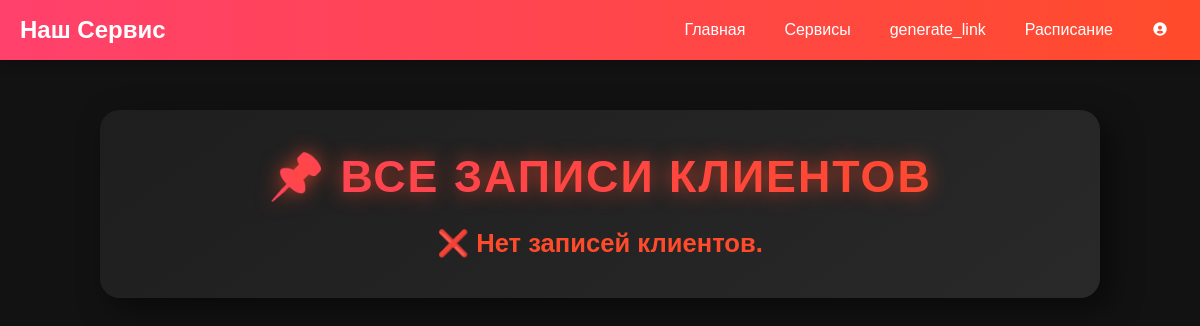
The app's page /order (signed in), older data.
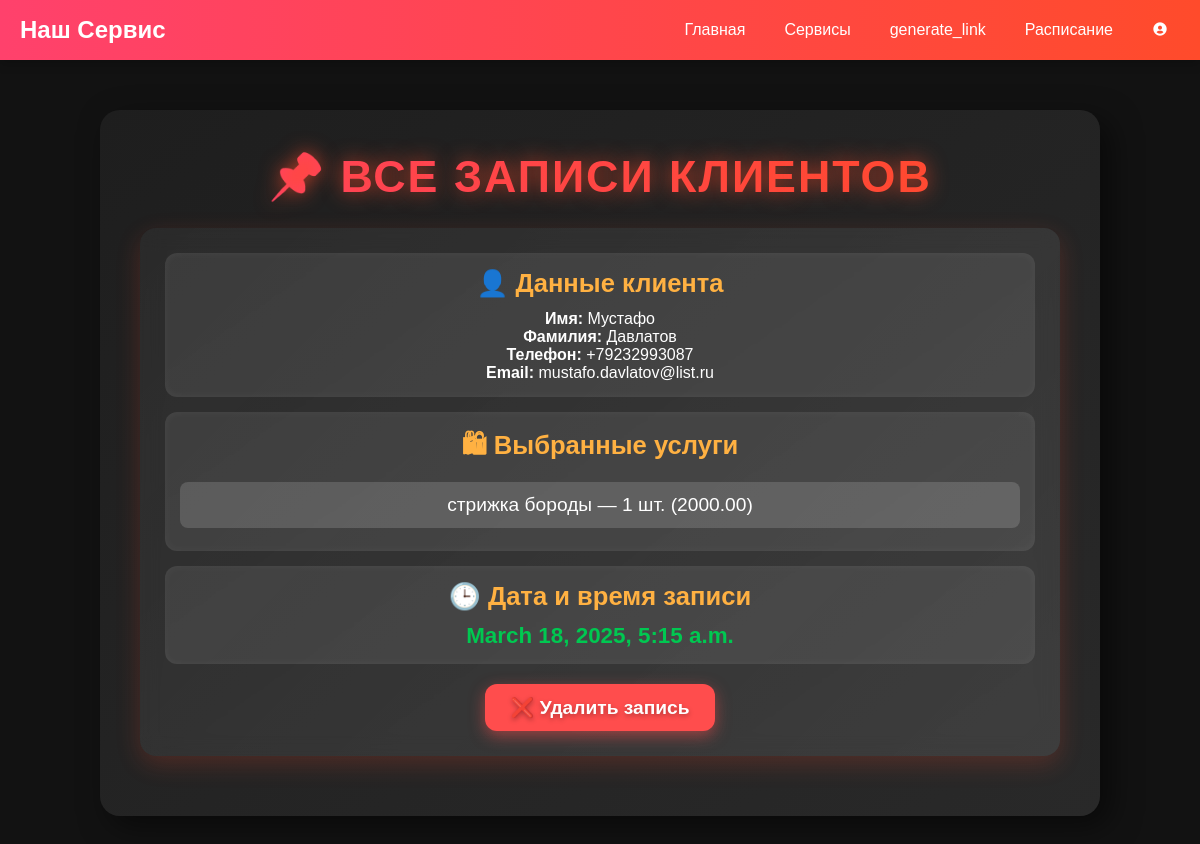
The same page, newer data.
### client_web/models.py (models this page shows, shortened)
class SuccessModel(models.Model):
    name = models.ForeignKey(UserForm, on_delete=models.CASCADE)  # Клиент, который записался
    basket_history = models.JSONField(default=dict, blank=True)  # Поле для хранения истории корзины
    executor = models.ForeignKey(User, on_delete=models.CASCADE)  # Владелец компании (исполнитель)
    session_key = models.CharField(max_length=40, blank=True, null=True)  # Добавляем session_key
    created_at = models.DateTimeField(auto_now_add=True)  # Дата создания записи
    class Meta:
        verbose_name = "SuccessModel"
        verbose_name_plural = "SuccessModels"

class UserForm(models.Model):
    name = models.CharField("First name", max_length=250, unique=False)
    surname = models.CharField("Surname", max_length=250, unique=False)
    phone = PhoneNumberField("Phone", unique=False)
    email = models.EmailField("Email", unique=False)
    text = models.TextField("Comment", blank=True, null=True)
    select_schedule = models.ForeignKey(WorkSchedule, on_delete=models.CASCADE, blank=True, null=True)
    session_key = models.CharField(max_length=40, blank=True, null=True)  # Добавляем session_key
    class Meta:
        verbose_name = ("UserForm")
        verbose_name_plural = ("UserForms")

### main_page/views.py (the view)
# urls.py: path('order', views.OrderViews.as_view(), name="order"),
class OrderViews( ListView):
    model = SuccessModel
    template_name = 'main_page/main.html'
    context_object_name = "records"
    def get_queryset(self):
        return SuccessModel.objects.filter(executor=self.request.user).select_related('name', 'executor')
    def get_context_data(self, **kwargs):
        context = super().get_context_data(**kwargs)
        records = self.get_queryset()
        context["records"] = records
        return context

### main_page/templates/main_page/main.html (shortened to what this page needs)
{% extends "main_page/base.html" %}
{% load static %}
{% block extra_css %}
    <link rel="stylesheet" href="{% static 'main_page/css/main.css' %}">
{% endblock %}
{% block body %}
{% include "main_page/base.html" %}
    <div class="record-container">
        <h2 class="record-title">📌 Все записи клиентов</h2>
        {% if records %}
            {% for record in records %}
                <div class="record-card">
                    <div class="record-info">
                        <h3>👤 Данные клиента</h3>
                        <p><strong>Имя:</strong> {{ record.name.name }}</p>
                        <p><strong>Фамилия:</strong> {{ record.name.surname }}</p>
                        <p><strong>Телефон:</strong> {{ record.name.phone }}</p>
                        <p><strong>Email:</strong> {{ record.name.email }}</p>
                    </div>
                    <div class="record-services">
                        <h3>🛍 Выбранные услуги</h3>
                        <ul>
                            {% for item in record.basket_history %}
                                <li>{{ item.service }} — {{ item.quantity }} шт. ({{ item.price }})</li>
                            {% empty %}
                                <li>Нет услуг.</li>
                            {% endfor %}
                        </ul>
                    </div>
                    <div class="record-time">
                        <h3>🕒 Дата и время записи</h3>
                        <p>{{ record.created_at }}</p>
                    </div>
                    <form action="{% url 'main:delete_record' record.pk %}" method="post" class="delete-form">
                        <button type="submit" class="delete-btn">❌ Удалить запись</button>
                    </form>
                </div>
            {% endfor %}
        {% else %}
            <p class="no-records">❌ Нет записей клиентов.</p>
        {% endif %}
    </div>
{% endblock %}

Row changes from the older to the newer data that the page shows:
added SuccessModel: name.name "Мустафо", name.surname "Давлатов", name.phone "+79232993087", name.email "mustafo.davlatov@list.ru", service "стрижка бороды", quantity "1", price "2000.00", created_at "March 18, 2025, 5:15 a.m."
Text that changed along with them:
text no longer shown: "❌ Нет записей клиентов."
